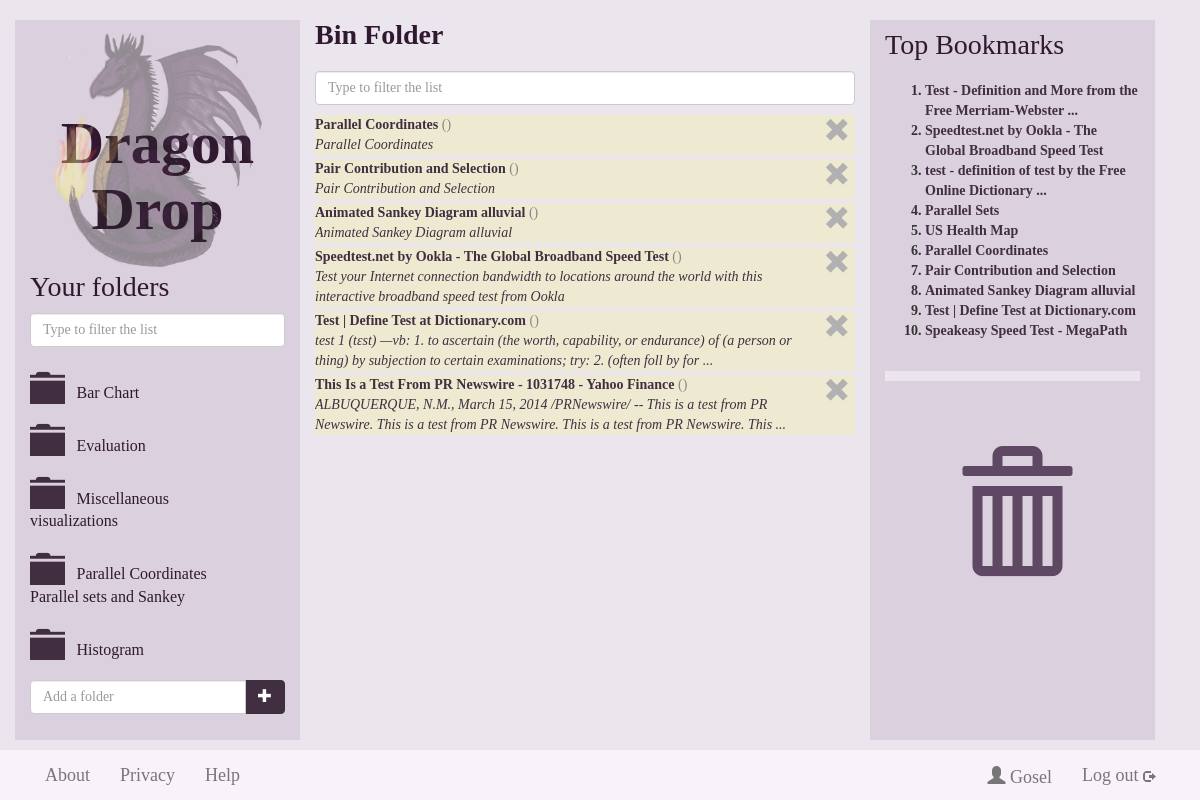
The app's page /bin-folder (signed in) with its own data.
### dragondrop/models.py (models this page shows, shortened)
class Folder(models.Model):
    foldername = models.CharField(max_length=128, null=False)
    fusername_fk = models.ForeignKey(User)
    def __unicode__(self):
        return self.foldername

class Bookmark(models.Model):
    url = models.URLField(unique=True)
    btitle = models.CharField(max_length=128, null=True, unique=False)
    bdescr = models.CharField(max_length=1024, null=True, unique=False)
    fname = models.ManyToManyField(Folder, through='BookmarkToFolder')
    saved_times = models.IntegerField(default=0)
    def bdomain(self):
        return getDomain(self.url)
    def video_id(self):
        return get_youtube_id(self.url, self.bdomain())
    def niceName(self):
        return self.btitle or self.url

### dragondrop/views.py (the view)
# urls.py: url(r'^bin-folder', views.binFolder, name='binFolder'),
def binFolder(request):
    context = RequestContext(request)
    if request.user.is_authenticated():
        context_dict = {'folder_name': "Bin Folder"}
        current_user = request.user
        bookmarklist = topten(request)
        context_dict['bookmarklist'] = bookmarklist
        bin_folder = request.user.binfolder
        context_dict['folders'] = getFolderList(current_user, None)
        context_dict['bookmarks'] = bin_folder.bbmID_fk.all()
        context_dict['hideUrlInputBox'] = True
        return render_to_response('folder.html', context_dict, context)
    else:
        return render_to_response('index.html')

### dragondrop/get_domain_from_url.py (called while the page is built)
def getDomain(url):
    domain = urlparse(url).netloc
    domain_parts = domain.split('.')
    if domain_parts[0] == "www":
        return '.'.join(domain_parts[1:])
    else:
        return domain

### dragondrop/url_utilities.py (called while the page is built)
def get_youtube_id(url, domain):
	if domain == "youtube.com":
		parsed_url = urlparse(url)
		parsed_qs = parse_qs(parsed_url.query)
		if 'v' in parsed_qs.keys():
			video_id = parsed_qs['v'][0]
			return video_id

### dragondrop/views.py (called while the page is built)
def getFolderList(current_user, current_folder_name, use_lighter_colour=False):
     try:
          folders = current_user.folder_set.all()
          for folder in folders:
              if folder.foldername == current_folder_name:
                  folder.url = None
                  folder.glyphicon_name = "glyphicon-folder-open"
                  if use_lighter_colour: folder.glyphicon_name += " keep-folder-open"
              else:
                  folder.glyphicon_name = "glyphicon-folder-close"
                  if use_lighter_colour: folder.glyphicon_name += " lighter-colour"
                  folder.url = encode_url(folder.foldername)
          return folders
     except User.DoesNotExist:
          return None

def encode_url(str):
    return str.replace(' ', '_')

def topten(request):
     topbookmark = Bookmark.objects.order_by('-saved_times')[:10]
     return topbookmark

### templates/folder.html (shortened to what this page needs)
{% extends 'base.html' %}
    {% block middle_column %}
        <h3><b id="current-folder-name">{{ folder_name }}</b></h3>
	   <input type="text" class="form-control" placeholder="Type to filter the list" name="bookmarks-filter" id="bookmarks-filter">
      <div id="scrollable-bookmarks">
          {% if bookmarks %}
              <div id="sortable">
                {% for bookmark in bookmarks %}
                    <div class="draggable saved-bookmark" data-bfrank="{{bookmark.bfrank}}">
                    <a href="#" alt="Delete Bookmark" class="delete-bookmark"> <span class="glyphicon glyphicon-remove "></span></a>
                        <strong><a href="{{ bookmark.url }}" target="_blank">{{ bookmark.niceName }}</a></strong>
                        <span class="domain-name">({{ bookmark.bdomain }})</span><br>
                        <em>{{ bookmark.bdescr }}</em>
                   </div>
                {% endfor %}
              </div>
          {% endif %}
      </div>
    {% endblock %}

### templates/base.html (shortened to what this page needs)
<!DOCTYPE html>
{% load static %}
<html lang="en">
  <head>
    <link rel="stylesheet" href="{% static "css/bootstrap.css" %}" />
    <link rel="stylesheet" href="{% static "css/general-dragon.css" %}" />
    <link rel="stylesheet" href="{% static "css/jquery-ui-1.10.4.custom.css" %}" />
  </head>
	<body>
		<div class="container">
			<div class="row">
				<div class="col-md-3" id="folder-box">
					{% block left_column %}
					<a href="/userpage"> <img src="{% static "dragon-logo-small.png" %}" alt="Dragon Drop" class="subpage"> </a>
					<h1 class="header"><a alt="Dragon Drop">Dragon Drop</a></h1>
					<h3 class="folders">Your folders</h3>
					<input type="text" class="form-control" placeholder="Type to filter the list" name="folder-filter" id="folder-filter">
                    <div class="row" id="scrollable">
                        <div >
                                <div class="row" id="folder-list">
                                    {% if folders %}
                                        {% for folder in folders %}
                                        <div class="col-md-12 droppable">
                                                {% if folder.url %}
                                                <a href="/{{folder.url}}/">
                                                    <span class="glyphicon {{folder.glyphicon_name|default:"glyphicon-folder-close"}} dd-folder-icon"></span>
                                                    <span class="folder-name">{{ folder }}</span>
                                                </a>
                                                {% else %}
                                                  <span class="glyphicon {{folder.glyphicon_name|default:"glyphicon-folder-close"}} dd-folder-icon"></span>
                                                  <span class="folder-name">{{ folder }}</span>
                                                {% endif %}
                                        </div>
                                        {% endfor %}
                                    {% endif %}
                                </div>
                        </div>
				</div>
                <div class="col-md-12 add-folder">
                    <div class="input-group">
                        <input type="text" class="form-control" id="new-folder-name-input" placeholder="Add a folder">
                            <span class="input-group-btn">
                                <button class="btn btn-primary-search" id="add-folder-button" type="button">
                                <a href="#"><span class="glyphicon glyphicon-plus"></span></a>
                                </button>
                            </span>
                    </div>
                </div>
					{% endblock %}
				</div>
				<div class="col-md-6 results">
					{% block middle_column %}{% endblock %}
				</div>
				<div class="col-md-3 ">
					{% block right_column_bin_bookmarks %}
						<div class="top-bookmarks">
							<h3>Top Bookmarks</h3>
								{% if bookmarklist %}
									<ol>
										{% for bookmark in bookmarklist %}
									<li><a href="{{ bookmark.url }}" target="_blank">{{ bookmark.niceName}}</a></li>
										{% endfor %}
									</ol>
								{% endif %}
						</div>
						<div class="bin droppable">
							<a href="/bin-folder"><span class="glyphicon glyphicon-trash"></span></a>
								</div>
					{% endblock %}
				</div>
			</div>
		</div>
      <div class="navbar navbar-default navbar-fixed-bottom" role="navigation">
        {% block bottom_navbar %}
		<div class="container">
         <div class="collapse navbar-collapse ">
            <ul class="nav navbar-nav">
              <li><a class="footer" href="/about">About</a></li>
              <li><a href="/privacy">Privacy</a></li>
              <li><a href="/help">Help</a></li>
				<li class="user-details hidden-xs"><a href="/log_out" >Log out  <span class="glyphicon glyphicon-log-out logout"></span></a></li>
				<li class="user-details hidden-xs"> <a class="navbar-brand " href="/userpage">
				<span class="glyphicon glyphicon-user"></span> {{user.username}} </a>
				</li>
			</ul>
          </div>
        </div>
		{% endblock %}
      </div>
  </body>
</html>

### static/css/general-dragon.css (style rules this page uses)
body { padding-top: 20px; padding-bottom: 60px; background-color: #EBE6ED; font-family: Verdana; }
h1, h2 { font-family: Cambria; font-weight: bold; color: #301830; text-align: center; margin-right:auto; margin-left:auto; padding-top:20px; }
h1.header { font-size: 60px; margin-top: -180px; }
h1 a, h1 a:hover, h3 a, h3 a:hover { text-decoration:none; color:inherit; }
h3 { font-family: Cambria; font-size: 28px; color: #301830; margin: 0 0 20px 0; }
.folders { margin: 30px 0 10px 0; }
img.subpage { display: block; width: 84%; opacity:0.4; }
img { display: block; margin-left: auto; margin-right: auto; }
.navbar-nav { font-size: 18px; width: 100%; }
.navbar-fixed-bottom { background-color: #F9F2FA; }
.btn-primary-signin a, .btn-primary-search a, .btn-primary-folder a, .btn-primary-add a { text-decoration: none; color: #fff; }
.nav > li > a { display: inline-block; }
html { position: relative; }
body { margin-bottom: 60px; }
.dd-folder-icon { font-size: 2.5em; color: #412f41; }
.btn-primary-search, .btn-primary-folder, .btn-primary-add { background-color: #412f41; border-color: #382f41; color: #fff; }
.draggable { color: #412f41; background-color: rgba(40,0,70,0.15); margin-bottom: 4px; }
.draggable.saved-bookmark { background-color: rgba(255,255,50,0.15); }
.draggable a, .draggable a:hover { color: #412f41; }
.droppable { padding-top:12px; width:100%; position:relative; }
.folder-name { color: #301830; font-size: 16px; position: relative; top:-0.3em; padding-left: .5em; margin-right: 20px; }
.domain-name { color: #888; }
.add-folder { padding: 20px 0; }
#scrollable, #scrollable-bookmarks { margin-left: auto; margin-right: auto; overflow-y: auto; overflow-x: hidden; }
.row #scrollable { margin-top: 10px; }
.row { //margin: 100px -15px 0 -15px; width:100%; }
.col-md-3 { background-color: #DBD0DD; padding-top: 10px; }
.col-md-6 { z-index: 10; }
.top-bookmarks { z-index: 1; }
.top-bookmarks a, .top-bookmarks a:hover { color:#412f41; }
.top-bookmarks ol { font-weight: bold; }
.bin { padding: 5px 20px; border-top: 10px solid #EBE6ED; margin-top: 30px; }
.bin span { display: block; font-size: 120px; color: #5F4864; padding-top: 70px; text-align:center; }
.logout { font-size: 12px; }
li.user-details { float: right; margin-right: 0px; }
#sortable { clear: both; padding-top: 10px; }
@media (min-width: 992px) { html, body { overflow: hidden; height:100% } }
@media (min-width: 992px) { .container > .row { height:100%; } }
@media (min-width: 992px) { .col-md-3 { height:100%; } }
@media (min-width: 992px) { .container { height:100%; } }
@media (min-width: 992px) { .col-md-6.results { height:100%; } }
@media (min-width: 992px) { #folder-box { height:100%; } }
a.delete-bookmark { float: right; font-size: 1.9em; padding: 0 5px 0 5px; color: #B1B1B1 }

### records on screen
Folder: foldername "Bar Chart"
Folder: foldername "Evaluation"
Folder: foldername "Miscellaneous visualizations"
Folder: foldername "Parallel Coordinates Parallel sets and Sankey"
Folder: foldername "Histogram"
Bookmark: niceName "Parallel Coordinates", bdescr "Parallel Coordinates"
Bookmark: niceName "Pair Contribution and Selection", bdescr "Pair Contribution and Selection"
Bookmark: niceName "Animated Sankey Diagram alluvial", bdescr "Animated Sankey Diagram alluvial"
Bookmark: niceName "Speedtest.net by Ookla - The Global Broadband Speed Test", bdescr "Test your Internet connection bandwidth to locations around the world with this interactive broadband speed test from Ookla"
Bookmark: niceName "Test | Define Test at Dictionary.com", bdescr "test 1 (tɛst) —vb: 1. to ascertain (the worth, capability, or endurance) of (a person or thing) by subjection to certain examinations; try: 2. (often foll by for ..."
Bookmark: niceName "This Is a Test From PR Newswire - 1031748 - Yahoo Finance", bdescr "ALBUQUERQUE, N.M., March 15, 2014 /PRNewswire/ -- This is a test from PR Newswire. This is a test from PR Newswire. This is a test from PR Newswire. This ..."
Bookmark: niceName "Test - Definition and More from the Free Merriam-Webster ..."
Bookmark: niceName "test - definition of test by the Free Online Dictionary ..."
Bookmark: niceName "Parallel Sets"
Bookmark: niceName "US Health Map"
Bookmark: niceName "Speakeasy Speed Test - MegaPath"

### other values on screen
{{ folder_name }} "Bin Folder"
{{ user.username }} "Gosel"
